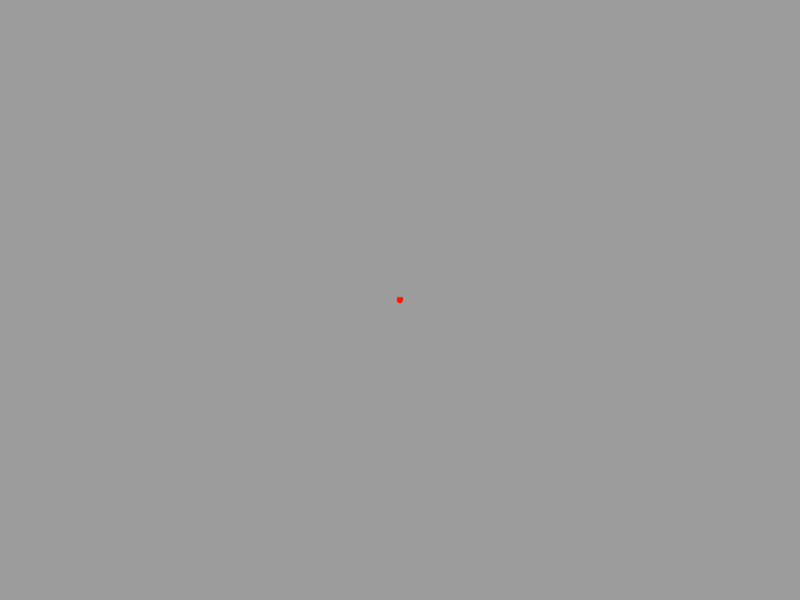
Frame 1 (no input)
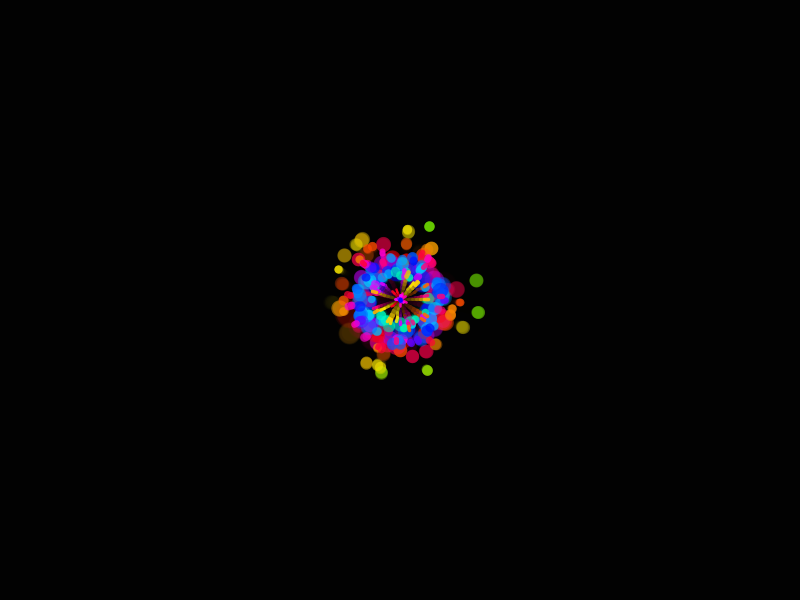
Frame 60 (the mouse pressed at the canvas centre just before this capture)
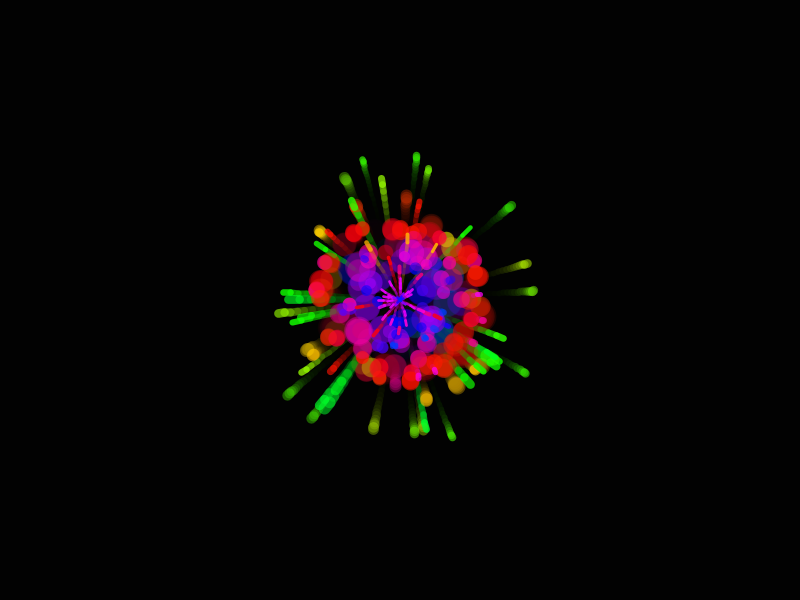
Frame 120 (the mouse held since frame 60 and released just before this capture)

The Processing sketch that drew these frames (run headless with seeded random() and noise(); from frame 60 on, the mouse is pressed at the canvas centre):

// Processing sketch: processing_52413
// ── processing_52413.pde

/* OpenProcessing Tweak of *@*http://www.openprocessing.org/sketch/52413*@* */
/* !do not delete the line above, required for linking your tweak if you upload again */
/**
Carnival
by Daniel Buschek
February, 2012

Sit back and enjoy the show. :)
*/


Generator gen;

void setup() {
  size(800, 600, JAVA2D);
  frameRate(30);
  smooth();
  gen = new Generator(width/2, height/2);
}

void draw() {
  noStroke();
  fill(0, 60);
  rect(0, 0, width, height);
  gen.step();
  gen.draw();
}



class Generator {

  PVector loc;
  int birthrate = 10;
  int maxParticles = 300;
  float maxRad = 3;
  float fireImpulse = 5;
  float fireImpulseMax = 5;
  float startAngle = radians(0);
  float endAngle = radians(360);
  ArrayList<Particle> particles = new ArrayList<Particle>();


  public Generator(float x, float y) {
    this.loc = new PVector(x, y);
  }


  void step() {

    //Some noise-values for randomized parameter transitions:
    float rnd = noise(frameCount*0.05 + 1000, frameCount*0.05 + 1000); //Color
    float rnd2 = noise(frameCount*0.15); //Impulse, Color
    float rnd3 = noise(frameCount*0.15, frameCount*0.15); //Size
    float rnd4 = noise(frameCount*0.05); //Birthrate
    float rnd5 = noise(frameCount*0.005 + 1000); //Friction
    
    this.fireImpulse = rnd2 * this.fireImpulseMax;

    //Create new ones:
    if (this.particles.size() < maxParticles) {
      colorMode(HSB, 360);
      for (int i = 0; i < this.birthrate * rnd4; i++) {
        float angle = random(this.startAngle, this.endAngle);
        Particle p = new Particle(this.loc.x, this.loc.y, max(1, rnd3*this.maxRad), color((rnd*360 + rnd2*360)%360, 360, 360));
        p.acc.add(this.fireImpulse*cos(angle), this.fireImpulse*sin(angle), 0);
        p.frictionAcc = min(0.9, rnd5 + 0.4);
        p.frictionSpeed = min(0.9, 0.4 + rnd5 * 3);
        this.particles.add(p);
      }
      colorMode(RGB, 255);
    }

    //Delegate step:
    for (Particle p : this.particles)
      p.step();

    //Delete old ones:
    ArrayList<Particle> trash = new ArrayList<Particle>();  
    for (Particle p : this.particles)
      if (p.removable) 
        trash.add(p);
    for (Particle p : trash)
      this.particles.remove(p);
  }


  void draw() {
    for (Particle p : this.particles)
      p.draw();
  }
}



class Particle {

  PVector lastLoc;
  PVector loc;
  PVector speed = new PVector();
  PVector acc = new PVector();
  int col;
  float rad;
  float lifetime = 0;
  float lifetimeMax = 60*random(0.5, 1.5);
  float frictionAcc = 0.95;
  float frictionSpeed = 0.3;
  boolean removable = false;

  public Particle(float x, float y, float rad, int col) {
    this.loc = new PVector(x, y);
    this.lastLoc = this.loc.get();
    this.rad = rad;
    this.col = col;
  }

  void draw() {
    int c = color(red(this.col), green(this.col), blue(this.col), 255*(1-this.lifetime/this.lifetimeMax));
    stroke(c);
    strokeWeight(2*this.rad*(1+2*this.lifetime*log(this.lifetime)/this.lifetimeMax));
    line(this.loc.x, this.loc.y, this.lastLoc.x, this.lastLoc.y);
  }

  void step() {
    
    //Save last location:
    this.lastLoc = this.loc.get();
    
    //Aging:
    this.lifetime++;
    if (this.lifetime >= this.lifetimeMax)
      this.removable = true;
      
    //Movement:
    this.acc.mult(this.frictionAcc);
    this.speed.mult(this.frictionSpeed);
    this.speed.add(this.acc);
    this.loc.add(this.speed);
  }
}
